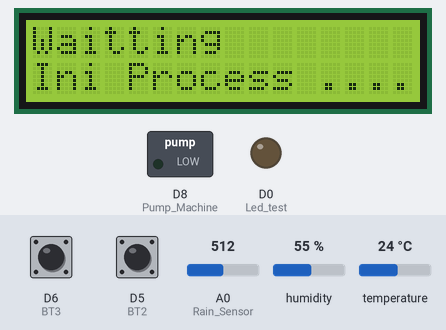
The sketch below on a simulated ESP8266 (NodeMCU). On the bench: 16×2 character LCD, switched loads named in the sketch (green lamp = pin HIGH), output pins drawn as LEDs (lit = HIGH). Inputs (shaded band) come from the test bench; at power-on: humidity 55 %, D5 (BT2) HIGH, temperature 24 °C, A0 (Rain_Sensor) = 512, D6 (BT3) HIGH. WiFi joins after 1.5 s; servers stay silent unless stated; network time is answered at once with the bench clock; the local clock reads 2024-03-15 10:24:30 at power-on unless the sketch sets it; EEPROM starts erased; what the sketch prints to the serial monitor is not drawn.

Above: at 4.4 s.
4.5 s: humidity set to 22 %
At 10.8 s:
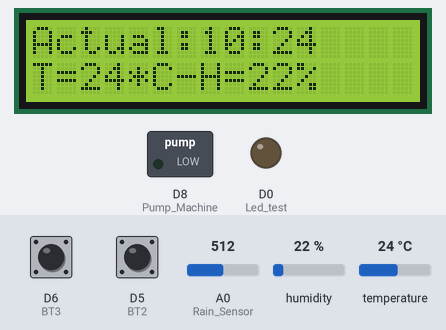
16.3 s: D5 (BT2) pulled LOW for 0.15 s
At 18.5 s:
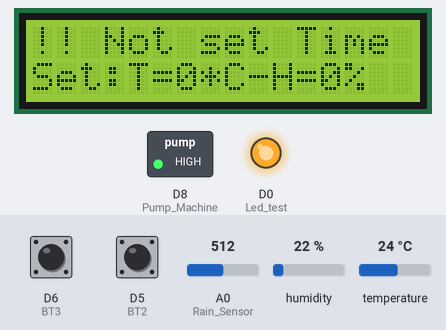
27.0 s: temperature set to 12 °C
At 32.49 s:
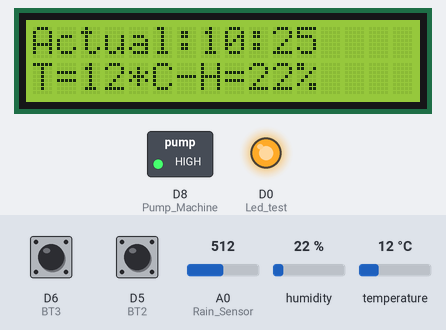
33.9 s: A0 (Rain_Sensor) set to 313
42.0 s: A0 (Rain_Sensor) set to 281
At 52.8 s:
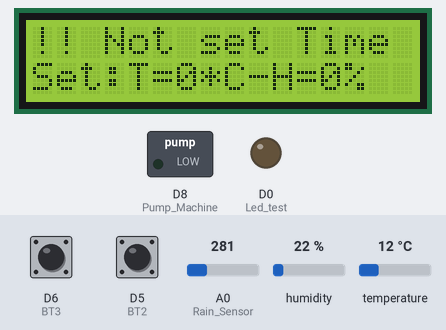
55.4 s: humidity set to 40 %
At 59.7 s:
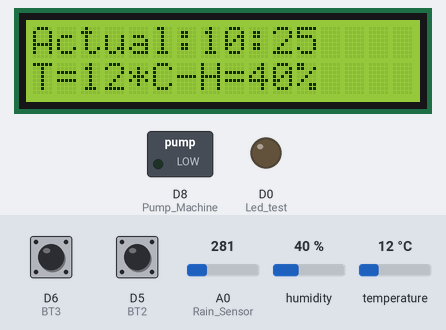
Timing chart, 0 to 61.2 s (numbered marks = the images above; inputs shaded):
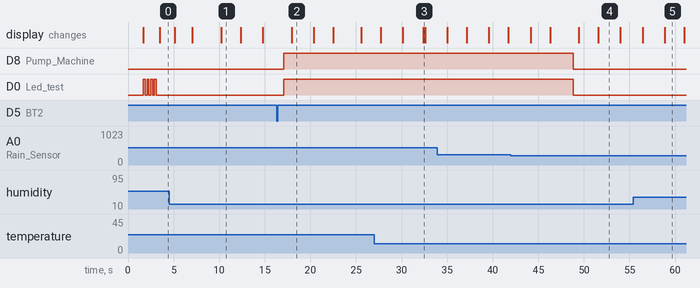

Measured:
- the behaviour switches between 300 and 299 on A0 (Rain_Sensor) (found by bisection; images 3 and 4)
- after the input at 16.3 s, D8 (Pump_Machine), D0 (Led_test): LOW → HIGH after 0.79 s
- after the input at 42.0 s, D8 (Pump_Machine), D0 (Led_test): HIGH → LOW after 6.8 s
- what the display in image 1 shows lasts 2.2 s, from 10.2 s to 12.4 s
- what the display in image 2 shows lasts 2.4 s, from 18.0 s to 20.4 s

The sketch:

IOT_HL_Update_CaliSS.ino
```cpp
//17/06/2021 : Update LH
#include <FirebaseArduino.h> // Gui du lieu len Firebase
#include <ESP8266WiFi.h>
#include <ESP8266HTTPClient.h>
#include <ThingSpeak.h> // Gui du lieu led web thingspeak
#include <WiFiUdp.h> // LIB use for realtime
#include <NTPClient.h> // LIB use for realtime
#include <EEPROM.h>
#include <Wire.h>
#include <LiquidCrystal_I2C.h>
#include "DHT.h"
#define DHTTYPE DHT11
LiquidCrystal_I2C lcd(0x27,16,2);
// SCL -D1, SDA-D2
#define Led_test D0
#define BT1 D3
#define BT2 D5
#define BT3 D6
#define Pump_Machine D8
#define dataPin  D6
#define clockPin D7
#define Rain_Sensor A0
#define dht_dpin 2 // D4


DHT dht(dht_dpin, DHTTYPE);
#define WIFI_SSID "tp-link" // change your WiFi name
#define WIFI_PASSWORD "anhvu6868"  //change your Password  WiFi


const char *server = "api.thingspeak.com";
unsigned long myChannelNumber = 1252697;
const char * myWriteAPIKey = "75IXKLW3DUC9T2OY";

float temp_c,old_temp = 0 ;
float humidity, old_humi = 0 ;
unsigned long time_check = 0,time_send_data = 0 ;
WiFiClient client;


//Declare
float temp_point = 0 ,humi_point = 0 ;
signed int hrs_point1,minu_point1;
signed int hrs_point2,minu_point2;
signed int hrs_point3,minu_point3;
signed int time_start =0, time_finish = 0;
signed int time_turn_on = 2 ;
signed int check_box1=0,check_box2=0,check_box3=0;

String real_time;
signed int sec,minu,hrs;
long time_process = 0;
int display_time=0,process_control_sendata= 0,process_control = 0 ;
boolean flag_turn_on_pump = 0;
boolean flag_send_humi = 0, flag_send_temp = 0, flag_send_data = 0,old_flag_pump = 0;
boolean flag_follow_condition = 0;
int flag_check_rain_ss = 2,old_flag_rain = 5, flag_check_time = 0 ;
String convert_send;
String data;
unsigned long count_average = 0;
float AverageHumi_Day = 0 ,AverageHumi_Month = 0 ,AverageTemp_Day = 0 ,AverageTemp_Month = 0 ;
unsigned long SumHumi_Day = 0, SumHumi_Month = 0, SumTemp_Day =0, SumTemp_Month = 0;
boolean flag_send_average = 0 ;
int process_control_send_average = 0;
int rain_value=305;

WiFiUDP u;
NTPClient n(u,"3.vn.pool.ntp.org",7*3600);

void blink_led(byte number);
void display_actual();
void display_setpoint();
void convert_time_h_m(String get_time,int *_hour,int *_minute);
void get_real_time(int _timeout,int *_hour,int *_minute,int *_sec);
void get_firebase();
void control_pump();
void check_conditions_on_pump();
void check_conditions_off_pump();
void check_rain_sensor();
void calculator_average_data();
void ini_process();
void auto_process();
void manual_process();
void cali_rain_ss();

void setup() {
  Serial.begin(9600);
  pinMode(Led_test, OUTPUT);
  pinMode(Pump_Machine, OUTPUT);
  pinMode(BT1, INPUT_PULLUP);
  pinMode(BT2, INPUT_PULLUP);
  pinMode(BT3, INPUT_PULLUP);

  lcd.init(); // Nếu sử dụng khác win 10 thì dùng khai báo này
//  lcd.begin(); // Nếu sử dụng win 10 thì dùng khai báo này
  lcd.backlight();
  lcd.print("Hello world    ");
  cali_rain_ss();
  dht.begin();
  if (digitalRead(BT3)== 0)
  {
	  process_control = 5; // go to Manual Mode
	  digitalWrite(Led_test,1);
  }
  else
  {
	    // connect to wifi.
   WiFi.begin(WIFI_SSID, WIFI_PASSWORD);
  Serial.print("connecting");
  while (WiFi.status() != WL_CONNECTED)
		{
			lcd.setCursor(0,1);
			lcd.print("Connecting Wifi       ");
			Serial.print(".");
			delay(500);
			process_control++;
			if (process_control == 15)
			{
				break;
			}
		}
  if ( process_control <15)
  {
		process_control = 0;
		lcd.setCursor(0,1);
		lcd.print("Connected           ");
		Serial.println();
		Serial.print("connected: ");
		Serial.println(WiFi.localIP());
		Firebase.begin("humi-temp-lehieu.firebaseio.com");
		Firebase.stream("/GetData");
		ThingSpeak.begin(client);
		n.begin();
		n.update();
		real_time= n.getFormattedTime();
		blink_led(4);
  }
  else
  {
  lcd.setCursor(0,0);
  lcd.print("Can not connect");
    lcd.setCursor(0,1);
  lcd.print("internet !!!        ");

	digitalWrite(Led_test,1);
 delay(2000);
	lcd.clear();
	process_control = 5;
  }
  }
}


void loop()
{

	switch (process_control)
	{
		case 0:
			ini_process();
			break;
		case 4:
			auto_process();
			break;
		case 5:
			manual_process();
			break;
	}
}


void blink_led(byte number)
{
  for (int i = 0 ; i<number;i++ )
  {
    digitalWrite(Led_test,1);
    delay(200);
    digitalWrite(Led_test,0);
    delay(200);
  }
}
void display_actual()
{
  lcd.setCursor(0,0);
  lcd.print("Actual:");
  lcd.print(hrs);
  lcd.print(":");
  lcd.print(minu);
  lcd.print("        ");

  lcd.setCursor(0,1);
  //lcd.print(round(temp_c));
  lcd.print("T=");
  lcd.print((int)temp_c);
  lcd.print("*C-");
  lcd.print("H=");
  //lcd.print(round(humidity));
  lcd.print((int)humidity);
  lcd.print("%      ");
}

void display_setpoint()
{
	if (check_box1 == 1)
	{
		lcd.setCursor(0,0);
		lcd.print("SetTime:");
		lcd.print(hrs_point1);
		lcd.print(":");
		lcd.print(minu_point1);
		lcd.print("     ");

	}
	else
	{
		if (check_box2 == 1)
		{
			lcd.setCursor(0,0);
			lcd.print("SetTime:");
			lcd.print(hrs_point2);
			lcd.print(":");
			lcd.print(minu_point2);
			lcd.print("     ");

		}
		else
		{
			if (check_box3 == 1)
			{
				lcd.setCursor(0,0);
				lcd.print("SetTime:");
				lcd.print(hrs_point3);
				lcd.print(":");
				lcd.print(minu_point3);
				lcd.print("     ");

			}
			else
			{
				lcd.setCursor(0,0);
				lcd.print("!! Not set Time       ");
			}
		}
	}

	lcd.setCursor(0,1);
	lcd.print("Set:T=");
	lcd.print((int)temp_point);
	lcd.print("*C-");
	lcd.print("H=");
	lcd.print((int)humi_point);
	lcd.print("%      ");
}

void convert_time_h_m(String get_time,int *_hour,int *_minute)
{
	byte moc[3];byte count_moc=0;
	String chuoi1, chuoi2;
	get_time.remove(0,1);
	get_time.remove((get_time.length()-1),1);
//Serial.print(get_time );
    //Data is string, type: 12:20= => Convert to int
    for (int i = 0 ; i<get_time.length();i++)
  {
    if (get_time.charAt(i) == ':')
    {
      moc[count_moc] = i;
      count_moc++;
    }
  }
  chuoi1 = get_time;
  chuoi2 = get_time;
  chuoi1.remove(moc[0]); // Ham remove : http://arduino.vn/reference/library/string/1/huong-dan-ham/remove
  chuoi2.remove(0,moc[0]+1);
  *_hour = chuoi1.toInt();
  *_minute = chuoi2.toInt();
  //Serial.print(*_hour );Serial.print("-" );Serial.println(*_minute );
}
void get_real_time(int _timeout,int *_hour,int *_minute,int *_sec)
{
   if (millis()- time_process > _timeout)
  {
	time_process = millis();
	n.update();
	real_time= n.getFormattedTime();  // Get time from Internet
	byte moc[3];byte count_moc=0;
	String chuoi1, chuoi2,chuoi3;

	//Data is string, type: 12:20:35 => Convert to int
	for (int i = 0 ; i< real_time.length();i++)
	{
		if (real_time.charAt(i) == ':')
		{
			moc[count_moc] = i;
			count_moc++;
		}
	}
	chuoi1 = real_time;
	chuoi2 = real_time;
	chuoi3 = real_time;
	chuoi1.remove(moc[0]); // Ham remove : http://arduino.vn/reference/library/string/1/huong-dan-ham/remove
	chuoi2.remove(0,moc[0]+1);
	chuoi3.remove(0,moc[1]+1);
	*_hour = chuoi1.toInt();
	*_minute = chuoi2.toInt();
	*_sec = chuoi3.toInt();
  }
}
void get_firebase() // Lấy dữ liệu từ Firebase
{
  if (Firebase.available()) // Nếu fire có sự thay đổi dữ liệu
  {
    FirebaseObject event = Firebase.readEvent();
    String eventType = event.getString("type");
    eventType.toLowerCase();
    if (eventType == "put")
      {
        String path = event.getString("path");
        data = event.getString("data");
        if (path == "/pump")
        {
          if (data == "0")
          {
		      flag_turn_on_pump = 0 ;
        // Serial.println("Da nhan du lieu tu FireBase - OFF May Bom");
          }
          if (data == "1")
          {
		       flag_turn_on_pump = 1;
        //  Serial.println("Da nhan du lieu tu FireBase - ON May Bom");
          }
        }
		if (path == "/SetHumi")
        {
          data.remove(0,1);
          data.remove((data.length()-1),1);
		  humi_point =  data.toFloat();
        }
		if (path == "/SetTemp")
        {
          data.remove(0,1);
          data.remove((data.length()-1),1);
		  temp_point =  data.toFloat();
        }
		if (path == "/SetTime1")
        {
			convert_time_h_m(data,&hrs_point1,&minu_point1);
        }
		if (path == "/SetTime2")
        {
			convert_time_h_m(data,&hrs_point2,&minu_point2);
        }
		if (path == "/SetTime3")
        {
			convert_time_h_m(data,&hrs_point3,&minu_point3);
        }

		if (path == "/CheckBox1")
        {
			data.remove(0,1);
			data.remove((data.length()-1),1);
			check_box1 = data.toInt();
        }
		if (path == "/CheckBox2")
        {
			data.remove(0,1);
			data.remove((data.length()-1),1);
			check_box2 = data.toInt();
        }
		if (path == "/CheckBox3")
        {
			data.remove(0,1);
			data.remove((data.length()-1),1);
			check_box3 = data.toInt();
        }


      }
  }
}
void control_pump()
{
	if (old_flag_pump == flag_turn_on_pump)
	{}
	else
	{
		if (flag_check_rain_ss ==1)
		{
			flag_turn_on_pump =0; // Neu dang mua, thi luon luon tat may bom
		}
		old_flag_pump = flag_turn_on_pump;
		convert_send = String(old_flag_pump);
	//	Serial.println("Bat May Bom");
		Firebase.setString("/PumpStatus", convert_send);
		delay(50);
		Firebase.setString("/PumpStatus", convert_send);
		delay(50);
		Firebase.setString("/PumpStatus", convert_send);
		if (old_flag_pump == 1 && flag_check_rain_ss ==0)
		{
			digitalWrite(Pump_Machine,HIGH);
			digitalWrite(Led_test,HIGH);
		}

		if (old_flag_pump == 0)
		{
			digitalWrite(Pump_Machine,LOW);
			digitalWrite(Led_test,LOW);
		}
	}

}
void check_conditions_on_pump()
{
	if (check_box1 == 1 )
	{
		if (hrs == hrs_point1 && minu == minu_point1 && sec <10)
		{
			flag_check_time = 1;
		}
	}
	if (check_box2 == 1 )
	{
		if (hrs == hrs_point2 && minu == minu_point2 && sec <10)
		{
			flag_check_time = 1;
		}
	}
	if (check_box3 == 1 )
	{
		if (hrs == hrs_point3 && minu == minu_point3 && sec <10)
		{
			flag_check_time = 1;
		}
	}

	if (flag_check_time == 1)
	{
		if (temp_c >temp_point || humidity < humi_point)
		{
    Firebase.setString("/GetData/pump", "1");
			flag_turn_on_pump = 1;
			time_start = minu;
			time_finish = time_start + time_turn_on;
			if (time_finish >=60)time_finish = time_finish - 60;
			flag_follow_condition = 1;
		}
		flag_check_time = 0;
	}

}
void check_conditions_off_pump()
{
	if (flag_follow_condition == 1)
	{
		if(minu == time_finish)
		{
      Firebase.setString("/GetData/pump", "0");
			flag_turn_on_pump = 0;
			flag_follow_condition = 0;
		}
	}
}

void check_rain_sensor()
{
  Serial.print("Rain Sensor");Serial.println(analogRead(Rain_Sensor));
	if(analogRead(Rain_Sensor)< rain_value) // Rain On
	{
		flag_check_rain_ss = 1;
		flag_turn_on_pump =0;
  // Serial.print("Troi Mua");
	}
	else
	{
		flag_check_rain_ss =0;
	}
	if (flag_check_rain_ss != old_flag_rain)
	{

	//	Serial.print("Rain Sensor");Serial.println(analogRead(Rain_Sensor));
		old_flag_rain = flag_check_rain_ss;
		convert_send = String(old_flag_rain);
		Firebase.setString("/RainSensor1", convert_send);
	}
}
void calculator_average_data()
{
	SumTemp_Day = SumTemp_Day + temp_c;
	SumHumi_Day = SumHumi_Day + humidity;
	count_average ++;
	//if (hrs == 23 && minu == 55 && flag_send_average == 0 && sec < 25)
	if (hrs == hrs_point3 && minu == minu_point3 && flag_send_average == 0 && sec < 30)
	{
		flag_send_average = 1;
		AverageTemp_Day =(float) SumTemp_Day / count_average;
		AverageHumi_Day =(float) SumHumi_Day / count_average;
	}
	if (flag_send_average == 1)
	{
		process_control_send_average++;
		switch(process_control_send_average)
			 {
			  case 1:
					ThingSpeak.writeField(myChannelNumber, 3, AverageTemp_Day, myWriteAPIKey);
					break;
			  case 2:
					Firebase.setFloat("/AverageTemp_Day", AverageTemp_Day);
					break;
			  case 3:
					ThingSpeak.writeField(myChannelNumber, 4, AverageHumi_Day, myWriteAPIKey);
					 break;
			  case 4:
 					Firebase.setFloat("/AverageHumi_Day", AverageHumi_Day);
					break;
			 }
		if(process_control_send_average == 4)
		{
			process_control_send_average=0;
			flag_send_average = 0;
			SumTemp_Day = 0 ;
			SumHumi_Day = 0 ;
			count_average = 0 ;
		}
	}

}
void ini_process() //0
{
	FirebaseObject fbo = Firebase.get("/GetData");
	lcd.setCursor(0,0);
	lcd.print("Waitting              ");
	lcd.setCursor(0,1);
	lcd.print("Ini Process ....      ");

	data = fbo.getString("CheckBox1");
	data.remove(0,1);
	data.remove((data.length()-1),1);
	check_box1 = data.toInt();
//	Serial.println(check_box1);
	delay(200);
	data = fbo.getString("CheckBox2");
	data.remove(0,1);
	data.remove((data.length()-1),1);
	check_box2 = data.toInt();
//	Serial.println(check_box2);
	delay(200);
	data = fbo.getString("CheckBox3");
	data.remove(0,1);
	data.remove((data.length()-1),1);
	check_box3 = data.toInt();
//	Serial.println(check_box3);

	delay(200);
	data = fbo.getString("SetHumi");
	data.remove(0,1);
	data.remove((data.length()-1),1);
	humi_point =  data.toFloat();
//	Serial.println(humi_point);
	delay(200);
	data = fbo.getString("SetTemp");
	data.remove(0,1);
	data.remove((data.length()-1),1);
	temp_point =  data.toFloat();
//	Serial.println(temp_point);
	delay(200);

  data = fbo.getString("pump");
  if (data == "0")
    {
    flag_turn_on_pump = 0 ;
    }
    if (data == "1")
    {
    flag_turn_on_pump = 1;
    }
    delay(200);
	data = fbo.getString("SetTime1");
	convert_time_h_m(data,&hrs_point1,&minu_point1);
	delay(200);
	data = fbo.getString("SetTime2");
	convert_time_h_m(data,&hrs_point2,&minu_point2);
	delay(200);
	data = fbo.getString("SetTime3");
	convert_time_h_m(data,&hrs_point3,&minu_point3);

	process_control = 4;

}
void auto_process() // 4
{
    get_real_time(10000,&hrs, &minu,&sec);
	if (millis() - time_check >8000)
	{
	  time_check = millis();
	//  temp_c = sht1x.readTemperatureC();
	  //humidity = sht1x.readHumidity();
    temp_c = dht.readTemperature();//sht1x.readTemperatureC();
    humidity = dht.readHumidity();//sht1x.readHumidity();
	  check_rain_sensor();
    if((temp_c<100) && (temp_c > -5) )
    {
    if (   (abs(temp_c-old_temp) > 0.5)    ||     (abs( humidity - old_humi) > 1.5)    )
    {
      flag_send_data = 1;
      old_temp = temp_c;
      old_humi = humidity;
    }
        if (flag_send_data == 1 )
      {
       process_control_sendata++;
      switch(process_control_sendata)
         {
          case 1:
            ThingSpeak.writeField(myChannelNumber, 2, humidity, myWriteAPIKey);
            break;
          case 2:
            Firebase.setFloat("/ActualHumi1", humidity);
            break;
          case 3:
            ThingSpeak.writeField(myChannelNumber, 1, temp_c, myWriteAPIKey);
             break;
          case 4:
            Firebase.setFloat("/ActualTemp1", temp_c);
            break;
         }
      if(process_control_sendata == 4)
      {
        process_control_sendata=0;
        flag_send_data = 0;
      }
      }
      calculator_average_data(); // Calculate and Send
    }

	}
    get_firebase();

	// Hiển thị LCD ////
    display_time++;
    if (display_time<60) display_actual();
    if (display_time>=60)
    {
      display_setpoint();
      if (display_time>=120)display_time=0;
    }
	/////////////////////


	if (digitalRead(BT2) == 0)
	{
		flag_turn_on_pump = 1 ;
		Firebase.setString("/GetData/pump", "1");

	}
	if (digitalRead(BT3) == 0 )
	{
		flag_turn_on_pump = 0 ;
		Firebase.setString("/GetData/pump", "0");
	}
	check_conditions_on_pump();
	check_conditions_off_pump();
	control_pump();
}

void manual_process()
{
  lcd.setCursor(0,0);
  lcd.print("Manual Mode");
  	if (millis() - time_check >2000)
	{
		time_check = millis();
		temp_c = dht.readTemperature();
		humidity = dht.readHumidity();
		lcd.setCursor(0,1);
		lcd.print((int)temp_c);
		lcd.print("*C-");
		lcd.print("H:");
		lcd.print((int)humidity);
		lcd.print("%      ");
		digitalWrite(Led_test,flag_turn_on_pump);
		flag_turn_on_pump = !flag_turn_on_pump;

	}
  if (digitalRead(BT2) == 0)
  {
	  digitalWrite(Pump_Machine,HIGH);
  }
  if (digitalRead(BT3) == 0 )
  {
	  digitalWrite(Pump_Machine,LOW);
  }
}
void cali_rain_ss()
{
  if(digitalRead(BT2) == 0)
  {
    lcd.clear();
    lcd.setCursor(0,0);
    lcd.print("Hieu chinh       ");
    lcd.setCursor(0,1);
    lcd.print("cam bien mua      ");
    delay(2000);
    lcd.setCursor(0,0);
    lcd.print("Lau kho ss truoc      ");
    lcd.setCursor(0,1);
    lcd.print("khi hieu chinh         ");
    delay(2000);

    rain_value = 0;
    for (int i =0 ; i++;i<10)
    {
      rain_value= rain_value + analogRead(Rain_Sensor);
    }
    rain_value = rain_value/10;
    rain_value = analogRead(Rain_Sensor) - 40;
    Serial.print("Hieu chinh thanh cong, nguong cam bien mua : ");Serial.println (rain_value);
    EEPROM.write(1, rain_value/4);
    EEPROM.commit();
    lcd.setCursor(0,0);
    lcd.print("Hieu chinh           ");
    lcd.setCursor(0,1);
    lcd.print("thanh cong           ");
    delay(2000);
    lcd.clear();
  }
  else
  {
    rain_value = EEPROM.read(1)*4;
    if(rain_value < 100 || rain_value > 1000)
    {
      rain_value = 300;
    }
    Serial.print("Doc nguong cam bien mua thanh cong, nguong cam bien mua : ");Serial.println (rain_value);
  }
}
```
